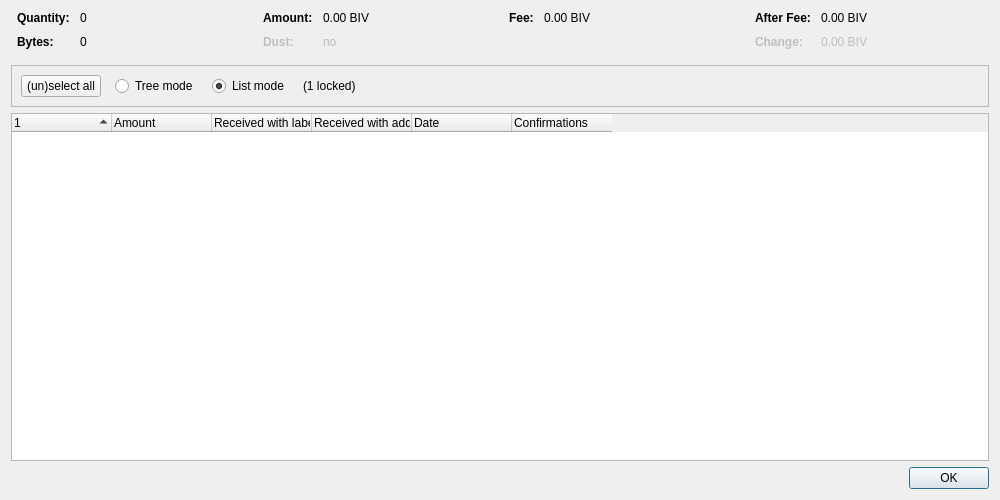
<?xml version="1.0" encoding="UTF-8"?>
<ui version="4.0">
 <class>CoinControlDialog</class>
 <widget class="QDialog" name="CoinControlDialog">
  <property name="geometry">
   <rect>
    <x>0</x>
    <y>0</y>
    <width>1000</width>
    <height>500</height>
   </rect>
  </property>
  <property name="windowTitle">
   <string>Coin Selection</string>
  </property>
  <layout class="QVBoxLayout" name="verticalLayout">
   <item>
    <layout class="QHBoxLayout" name="horizontalLayoutTop" stretch="0,0,0,0">
     <property name="topMargin">
      <number>0</number>
     </property>
     <property name="bottomMargin">
      <number>10</number>
     </property>
     <item>
      <layout class="QFormLayout" name="formLayoutCoinControl1">
       <property name="horizontalSpacing">
        <number>10</number>
       </property>
       <property name="verticalSpacing">
        <number>10</number>
       </property>
       <property name="leftMargin">
        <number>6</number>
       </property>
       <property name="rightMargin">
        <number>6</number>
       </property>
       <item row="0" column="0">
        <widget class="QLabel" name="labelCoinControlQuantityText">
         <property name="font">
          <font>
           <weight>75</weight>
           <bold>true</bold>
          </font>
         </property>
         <property name="text">
          <string>Quantity:</string>
         </property>
        </widget>
       </item>
       <item row="0" column="1">
        <widget class="QLabel" name="labelCoinControlQuantity">
         <property name="cursor">
          <cursorShape>IBeamCursor</cursorShape>
         </property>
         <property name="contextMenuPolicy">
          <enum>Qt::ActionsContextMenu</enum>
         </property>
         <property name="text">
          <string notr="true">0</string>
         </property>
         <property name="textInteractionFlags">
          <set>Qt::LinksAccessibleByMouse|Qt::TextSelectableByKeyboard|Qt::TextSelectableByMouse</set>
         </property>
        </widget>
       </item>
       <item row="1" column="0">
        <widget class="QLabel" name="labelCoinControlBytesText">
         <property name="font">
          <font>
           <weight>75</weight>
           <bold>true</bold>
          </font>
         </property>
         <property name="text">
          <string>Bytes:</string>
         </property>
        </widget>
       </item>
       <item row="1" column="1">
        <widget class="QLabel" name="labelCoinControlBytes">
         <property name="cursor">
          <cursorShape>IBeamCursor</cursorShape>
         </property>
         <property name="contextMenuPolicy">
          <enum>Qt::ActionsContextMenu</enum>
         </property>
         <property name="text">
          <string notr="true">0</string>
         </property>
         <property name="textInteractionFlags">
          <set>Qt::LinksAccessibleByMouse|Qt::TextSelectableByKeyboard|Qt::TextSelectableByMouse</set>
         </property>
        </widget>
       </item>
      </layout>
     </item>
     <item>
      <layout class="QFormLayout" name="formLayoutCoinControl2">
       <property name="horizontalSpacing">
        <number>10</number>
       </property>
       <property name="verticalSpacing">
        <number>10</number>
       </property>
       <property name="leftMargin">
        <number>6</number>
       </property>
       <property name="rightMargin">
        <number>6</number>
       </property>
       <item row="0" column="0">
        <widget class="QLabel" name="labelCoinControlAmountText">
         <property name="font">
          <font>
           <weight>75</weight>
           <bold>true</bold>
          </font>
         </property>
         <property name="text">
          <string>Amount:</string>
         </property>
        </widget>
       </item>
       <item row="0" column="1">
        <widget class="QLabel" name="labelCoinControlAmount">
         <property name="cursor">
          <cursorShape>IBeamCursor</cursorShape>
         </property>
         <property name="contextMenuPolicy">
          <enum>Qt::ActionsContextMenu</enum>
         </property>
         <property name="text">
          <string notr="true">0.00 BIV</string>
         </property>
         <property name="textInteractionFlags">
          <set>Qt::LinksAccessibleByMouse|Qt::TextSelectableByKeyboard|Qt::TextSelectableByMouse</set>
         </property>
        </widget>
       </item>
       <item row="1" column="0">
        <widget class="QLabel" name="labelCoinControlLowOutputText">
         <property name="enabled">
          <bool>false</bool>
         </property>
         <property name="font">
          <font>
           <weight>75</weight>
           <bold>true</bold>
          </font>
         </property>
         <property name="text">
          <string>Dust:</string>
         </property>
        </widget>
       </item>
       <item row="1" column="1">
        <widget class="QLabel" name="labelCoinControlLowOutput">
         <property name="enabled">
          <bool>false</bool>
         </property>
         <property name="cursor">
          <cursorShape>IBeamCursor</cursorShape>
         </property>
         <property name="contextMenuPolicy">
          <enum>Qt::ActionsContextMenu</enum>
         </property>
         <property name="text">
          <string notr="true">no</string>
         </property>
         <property name="textInteractionFlags">
          <set>Qt::LinksAccessibleByMouse|Qt::TextSelectableByKeyboard|Qt::TextSelectableByMouse</set>
         </property>
        </widget>
       </item>
      </layout>
     </item>
     <item>
      <layout class="QFormLayout" name="formLayoutCoinControl3">
       <property name="horizontalSpacing">
        <number>10</number>
       </property>
       <property name="verticalSpacing">
        <number>10</number>
       </property>
       <property name="leftMargin">
        <number>6</number>
       </property>
       <property name="rightMargin">
        <number>6</number>
       </property>
       <item row="0" column="0">
        <widget class="QLabel" name="labelCoinControlFeeText">
         <property name="font">
          <font>
           <weight>75</weight>
           <bold>true</bold>
          </font>
         </property>
         <property name="text">
          <string>Fee:</string>
         </property>
        </widget>
       </item>
       <item row="0" column="1">
        <widget class="QLabel" name="labelCoinControlFee">
         <property name="cursor">
          <cursorShape>IBeamCursor</cursorShape>
         </property>
         <property name="contextMenuPolicy">
          <enum>Qt::ActionsContextMenu</enum>
         </property>
         <property name="text">
          <string notr="true">0.00 BIV</string>
         </property>
         <property name="textInteractionFlags">
          <set>Qt::LinksAccessibleByMouse|Qt::TextSelectableByKeyboard|Qt::TextSelectableByMouse</set>
         </property>
        </widget>
       </item>
      </layout>
     </item>
     <item>
      <layout class="QFormLayout" name="formLayoutCoinControl4">
       <property name="horizontalSpacing">
        <number>10</number>
       </property>
       <property name="verticalSpacing">
        <number>10</number>
       </property>
       <property name="leftMargin">
        <number>6</number>
       </property>
       <property name="rightMargin">
        <number>6</number>
       </property>
       <item row="0" column="0">
        <widget class="QLabel" name="labelCoinControlAfterFeeText">
         <property name="font">
          <font>
           <weight>75</weight>
           <bold>true</bold>
          </font>
         </property>
         <property name="text">
          <string>After Fee:</string>
         </property>
        </widget>
       </item>
       <item row="0" column="1">
        <widget class="QLabel" name="labelCoinControlAfterFee">
         <property name="cursor">
          <cursorShape>IBeamCursor</cursorShape>
         </property>
         <property name="contextMenuPolicy">
          <enum>Qt::ActionsContextMenu</enum>
         </property>
         <property name="text">
          <string notr="true">0.00 BIV</string>
         </property>
         <property name="textInteractionFlags">
          <set>Qt::LinksAccessibleByMouse|Qt::TextSelectableByKeyboard|Qt::TextSelectableByMouse</set>
         </property>
        </widget>
       </item>
       <item row="1" column="0">
        <widget class="QLabel" name="labelCoinControlChangeText">
         <property name="enabled">
          <bool>false</bool>
         </property>
         <property name="font">
          <font>
           <weight>75</weight>
           <bold>true</bold>
          </font>
         </property>
         <property name="text">
          <string>Change:</string>
         </property>
        </widget>
       </item>
       <item row="1" column="1">
        <widget class="QLabel" name="labelCoinControlChange">
         <property name="enabled">
          <bool>false</bool>
         </property>
         <property name="cursor">
          <cursorShape>IBeamCursor</cursorShape>
         </property>
         <property name="contextMenuPolicy">
          <enum>Qt::ActionsContextMenu</enum>
         </property>
         <property name="text">
          <string notr="true">0.00 BIV</string>
         </property>
         <property name="textInteractionFlags">
          <set>Qt::LinksAccessibleByMouse|Qt::TextSelectableByKeyboard|Qt::TextSelectableByMouse</set>
         </property>
        </widget>
       </item>
      </layout>
     </item>
    </layout>
   </item>
   <item>
    <widget class="QFrame" name="frame">
     <property name="minimumSize">
      <size>
       <width>0</width>
       <height>40</height>
      </size>
     </property>
     <property name="frameShape">
      <enum>QFrame::StyledPanel</enum>
     </property>
     <property name="frameShadow">
      <enum>QFrame::Sunken</enum>
     </property>
     <layout class="QHBoxLayout" name="horizontalLayout">
      <item>
       <layout class="QHBoxLayout" name="horizontalLayoutPanel" stretch="0,0,0,0,0">
        <property name="spacing">
         <number>14</number>
        </property>
        <item>
         <widget class="QPushButton" name="pushButtonSelectAll">
          <property name="sizePolicy">
           <sizepolicy hsizetype="Maximum" vsizetype="Fixed">
            <horstretch>0</horstretch>
            <verstretch>0</verstretch>
           </sizepolicy>
          </property>
          <property name="text">
           <string>(un)select all</string>
          </property>
          <property name="autoDefault">
           <bool>false</bool>
          </property>
         </widget>
        </item>
        <item>
         <widget class="QRadioButton" name="radioTreeMode">
          <property name="sizePolicy">
           <sizepolicy hsizetype="Maximum" vsizetype="Fixed">
            <horstretch>0</horstretch>
            <verstretch>0</verstretch>
           </sizepolicy>
          </property>
          <property name="text">
           <string>Tree mode</string>
          </property>
         </widget>
        </item>
        <item>
         <widget class="QRadioButton" name="radioListMode">
          <property name="sizePolicy">
           <sizepolicy hsizetype="Maximum" vsizetype="Fixed">
            <horstretch>0</horstretch>
            <verstretch>0</verstretch>
           </sizepolicy>
          </property>
          <property name="text">
           <string>List mode</string>
          </property>
          <property name="checked">
           <bool>true</bool>
          </property>
         </widget>
        </item>
        <item>
         <widget class="QLabel" name="labelLocked">
          <property name="text">
           <string notr="true">(1 locked)</string>
          </property>
         </widget>
        </item>
        <item>
         <spacer name="horizontalSpacer">
          <property name="orientation">
           <enum>Qt::Horizontal</enum>
          </property>
          <property name="sizeHint" stdset="0">
           <size>
            <width>40</width>
            <height>20</height>
           </size>
          </property>
         </spacer>
        </item>
       </layout>
      </item>
     </layout>
    </widget>
   </item>
   <item>
    <widget class="CoinControlTreeWidget" name="treeWidget">
     <property name="contextMenuPolicy">
      <enum>Qt::CustomContextMenu</enum>
     </property>
     <property name="sortingEnabled">
      <bool>false</bool>
     </property>
     <property name="columnCount">
      <number>6</number>
     </property>
     <attribute name="headerShowSortIndicator" stdset="0">
      <bool>true</bool>
     </attribute>
     <attribute name="headerStretchLastSection">
      <bool>false</bool>
     </attribute>
     <column>
      <property name="text">
       <string/>
      </property>
     </column>
     <column>
      <property name="text">
       <string>Amount</string>
      </property>
     </column>
     <column>
      <property name="text">
       <string>Received with label</string>
      </property>
     </column>
     <column>
      <property name="text">
       <string>Received with address</string>
      </property>
     </column>
     <column>
      <property name="text">
       <string>Date</string>
      </property>
     </column>
     <column>
      <property name="text">
       <string>Confirmations</string>
      </property>
      <property name="toolTip">
       <string>Confirmed</string>
      </property>
     </column>
     <column>
      <property name="text">
       <string/>
      </property>
     </column>
     <column>
      <property name="text">
       <string/>
      </property>
     </column>
     <column>
      <property name="text">
       <string/>
      </property>
     </column>
     <column>
      <property name="text">
       <string/>
      </property>
     </column>
    </widget>
   </item>
   <item>
    <widget class="QDialogButtonBox" name="buttonBox">
     <property name="orientation">
      <enum>Qt::Horizontal</enum>
     </property>
     <property name="standardButtons">
      <set>QDialogButtonBox::Ok</set>
     </property>
    </widget>
   </item>
  </layout>
 </widget>
 <customwidgets>
  <customwidget>
   <class>CoinControlTreeWidget</class>
   <extends>QTreeWidget</extends>
   <header>qt/coincontroltreewidget.h</header>
  </customwidget>
 </customwidgets>
 <resources/>
 <connections/>
</ui>
